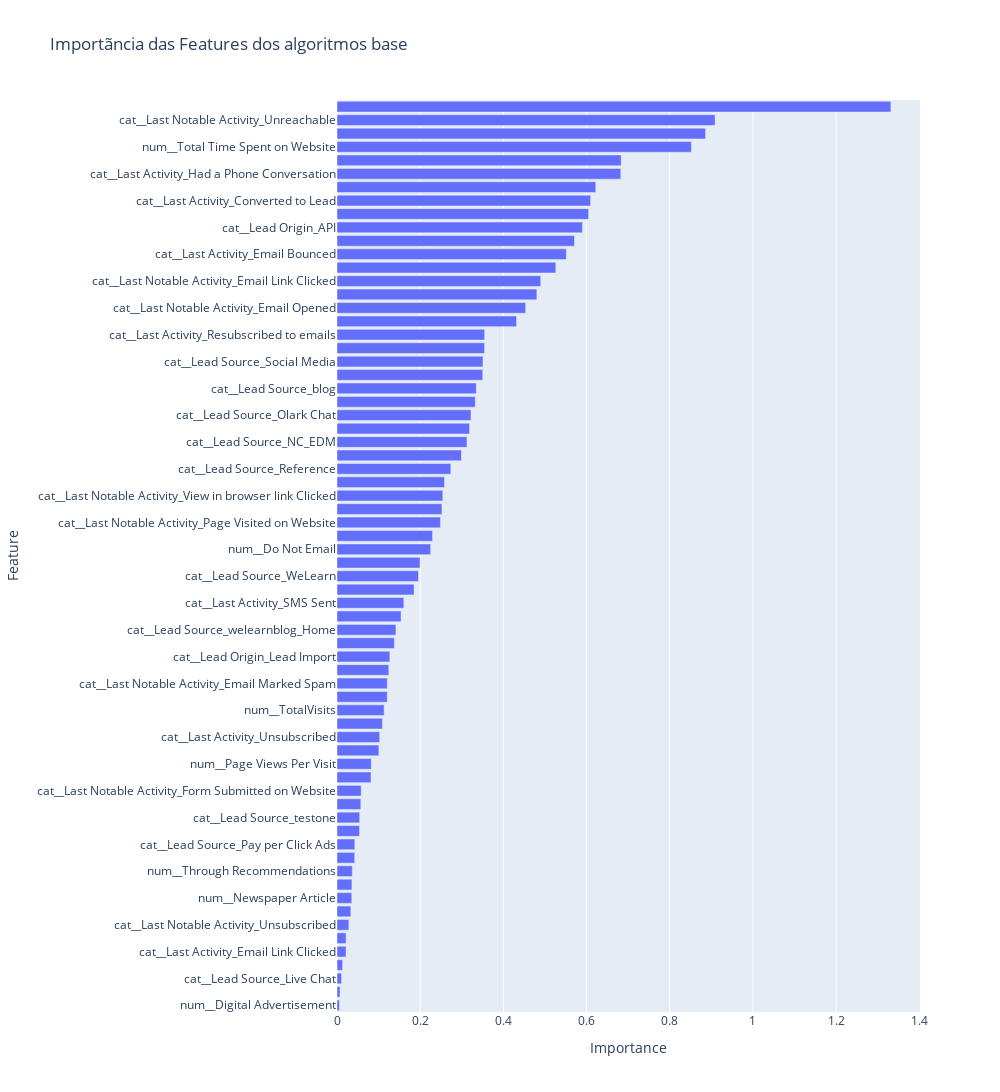

Notebook cell for this chart:
### Code cell
# Plotar a importância das features
fig = px.bar(df_feature_importances,
             x='Importance',
             y='Feature',
             orientation='h',
             title='Importãncia das Features dos algoritmos base')

fig.update_layout(height=1280, width=1000)
fig.show()

### Figure 1 — Plotly figure (JSON) as saved in the notebook; plotly's stock layout.template omitted (floating-point values rounded to 4 significant figures)
{"data": [{"alignmentgroup": "True", "hovertemplate": "Importance=%{x}<br>Feature=%{y}<extra></extra>", "legendgroup": "", "marker": {"color": "#636efa", "pattern": {"shape": ""}}, "name": "", "offsetgroup": "", "orientation": "h", "showlegend": false, "textposition": "auto", "type": "bar", "x": [0.005724, 0.007278, 0.0109, 0.01355, 0.02167, 0.02177, 0.02856, 0.03318, 0.03554, 0.03588, 0.03676, 0.04263, 0.04277, 0.0542, 0.05459, 0.05729, 0.05822, 0.08172, 0.08245, 0.1007, 0.1026, 0.1093, 0.1133, 0.1209, 0.1209, 0.1245, 0.1271, 0.1378, 0.1417, 0.1541, 0.1608, 0.1853, 0.1959, 0.1997, 0.2252, 0.2297, 0.2487, 0.2523, 0.2544, 0.2584, 0.2736, 0.2992, 0.3125, 0.3187, 0.3221, 0.3324, 0.3349, 0.3504, 0.351, 0.3548, 0.355, 0.4316, 0.4537, 0.4805, 0.4898, 0.5261, 0.5513, 0.5709, 0.5902, 0.605, 0.6098, 0.6222, 0.6823, 0.6832, 0.8521, 0.8862, 0.9091, 1.332], "xaxis": "x", "y": ["num__Digital Advertisement", "num__Search", "cat__Lead Source_Live Chat", "num__A free copy of Mastering The Interview", "cat__Last Activity_Email Link Clicked", "cat__Last Activity_Visited Booth in Tradeshow", "cat__Last Notable Activity_Unsubscribed", "cat__Last Notable Activity_Approached upfront", "num__Newspaper Article", "num__Do Not Call", "num__Through Recommendations", "num__Newspaper", "cat__Lead Source_Pay per Click Ads", "cat__Last Activity_View in browser link Clicked", "cat__Lead Source_testone", "num__X Education Forums", "cat__Last Notable Activity_Form Submitted on Website", "cat__Lead Source_youtubechannel", "num__Page Views Per Visit", "cat__Last Activity_Email Opened", "cat__Last Activity_Unsubscribed", "cat__Lead Source_bing", "num__TotalVisits", "cat__Last Activity_Email Marked Spam", "cat__Last Notable Activity_Email Marked Spam", "cat__Lead Source_Google", "cat__Lead Origin_Lead Import", "cat__Last Notable Activity_Email Received", "cat__Lead Source_welearnblog_Home", "cat__Lead Source_Click2call", "cat__Last Activity_SMS Sent", "cat__Last Notable Activity_Email Bounced", "cat__Lead Source_WeLearn", "cat__Lead Source_Organic Search", "num__Do Not Email", "cat__Last Activity_Unreachable", "cat__Last Notable Activity_Page Visited on Website", "cat__Last Activity_Form Submitted on Website", "cat__Last Notable Activity_View in browser link Clicked", "cat__Lead Source_Referral Sites", "cat__Lead Source_Reference", "cat__Last Activity_Email Received", "cat__Lead Source_NC_EDM", "cat__Last Activity_Page Visited on Website", "cat__Lead Source_Olark Chat", "cat__Lead Source_Direct Traffic", "cat__Lead Source_blog", "cat__Last Notable Activity_SMS Sent", "cat__Lead Source_Social Media", "cat__Last Notable Activity_Resubscribed to emails", "cat__Last Activity_Resubscribed to emails", "cat__Lead Source_Facebook", "cat__Last Notable Activity_Email Opened", "cat__Last Activity_Olark Chat Conversation", "cat__Last Notable Activity_Email Link Clicked", "cat__Last Notable Activity_Modified", "cat__Last Activity_Email Bounced", "cat__Last Notable Activity_Olark Chat Conversation", "cat__Lead Origin_API", "cat__Last Notable Activity_Had a Phone Conversation", "cat__Last Activity_Converted to Lead", "cat__Lead Origin_Landing Page Submission", "cat__Last Activity_Had a Phone Conversation", "cat__Last Activity_Approached upfront", "num__Total Time Spent on Website", "cat__Lead Source_Welingak Website", "cat__Last Notable Activity_Unreachable", "cat__Lead Origin_Lead Add Form"], "yaxis": "y"}], "layout": {"barmode": "relative", "height": 1280, "legend": {"tracegroupgap": 0}, "title": {"text": "Importãncia das Features dos algoritmos base"}, "width": 1000, "xaxis": {"anchor": "y", "domain": [0, 1], "title": {"text": "Importance"}}, "yaxis": {"anchor": "x", "domain": [0, 1], "title": {"text": "Feature"}}}}
